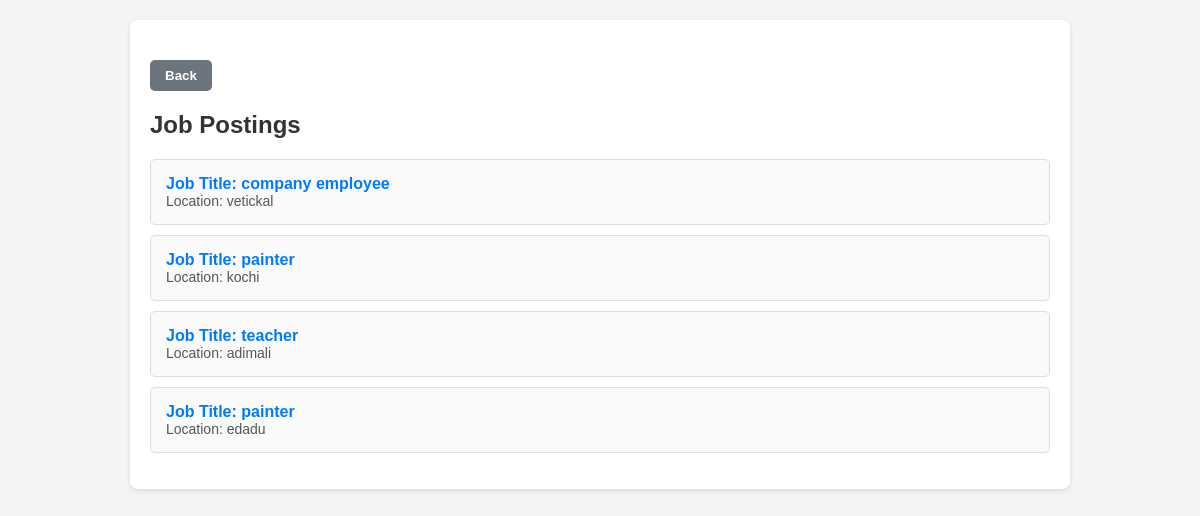
Screenshot of /search.php with the database file from the repository.
### tables this page shows
CREATE TABLE `job_postings` (
  `job_id` int(11) NOT NULL,
  `job_title` varchar(255) NOT NULL,
  `description` text NOT NULL,
  `location` varchar(255) NOT NULL,
  `skills_required` text NOT NULL,
  `openings` int(11) NOT NULL,
  `date_time` datetime NOT NULL,
  `hours` int(11) NOT NULL,
  `wage` decimal(10,2) NOT NULL,
  `posted_by` varchar(255) NOT NULL
);

### search.php (the view, shortened to what this page needs)
<!DOCTYPE html>
<html lang="en">
<head>
</head>
<body>
<div class="container">
    <button class="back-button" onclick="window.history.back()">Back</button>
    <?php
    $servername = "localhost";
    $username = "root";
    $password = "";
    $dbname = "labourlink";
    $conn = new mysqli($servername, $username, $password, $dbname);
    $sql = "SELECT * FROM job_postings WHERE 1=1";
    $result = $conn->query($sql);
    if ($result->num_rows > 0) {
        echo "<h2>Job Postings</h2>";
        echo "<ul class='job-list'>";
        while ($row = $result->fetch_assoc()) {
            echo "<li class='job-item'>";
            echo "<a href='job_detail.php?job_id=" . $row['job_id'] . "'>Job Title: " . htmlspecialchars($row['job_title']) . "</a>";
            echo "<div class='job-location'>Location: " . htmlspecialchars($row['location']) . "</div>";
            echo "</li>";
        }
        echo "</ul>";
    } else {
        echo "<p>No results found.</p>";
    }
    ?>
</div>
</body>
</html>

### search.php (style rules this page uses)
body { font-family: Arial, sans-serif; background-color: #f4f4f4; padding: 20px; margin: 0; }
.container { max-width: 900px; margin: 0 auto; padding: 20px; background-color: #fff; box-shadow: 0 2px 5px rgba(0, 0, 0, 0.1); border-radius: 8px; }
h2 { color: #333; }
.job-list { list-style: none; padding: 0; }
.job-item { background-color: #fafafa; border: 1px solid #ddd; padding: 15px; margin-bottom: 10px; border-radius: 5px; }
.job-item a { text-decoration: none; color: #007bff; font-weight: bold; }
.job-location { font-size: 14px; color: #555; }
.back-button { padding: 8px 15px; background-color: #6c757d; color: #fff; border: none; border-radius: 5px; cursor: pointer; font-weight: bold; margin-top: 20px; }

### rows the page displays
job_postings: job_title "company employee", location "vetickal"
job_postings: job_title "painter", location "kochi"
job_postings: job_title "teacher", location "adimali"
job_postings: job_title "painter", location "edadu"
